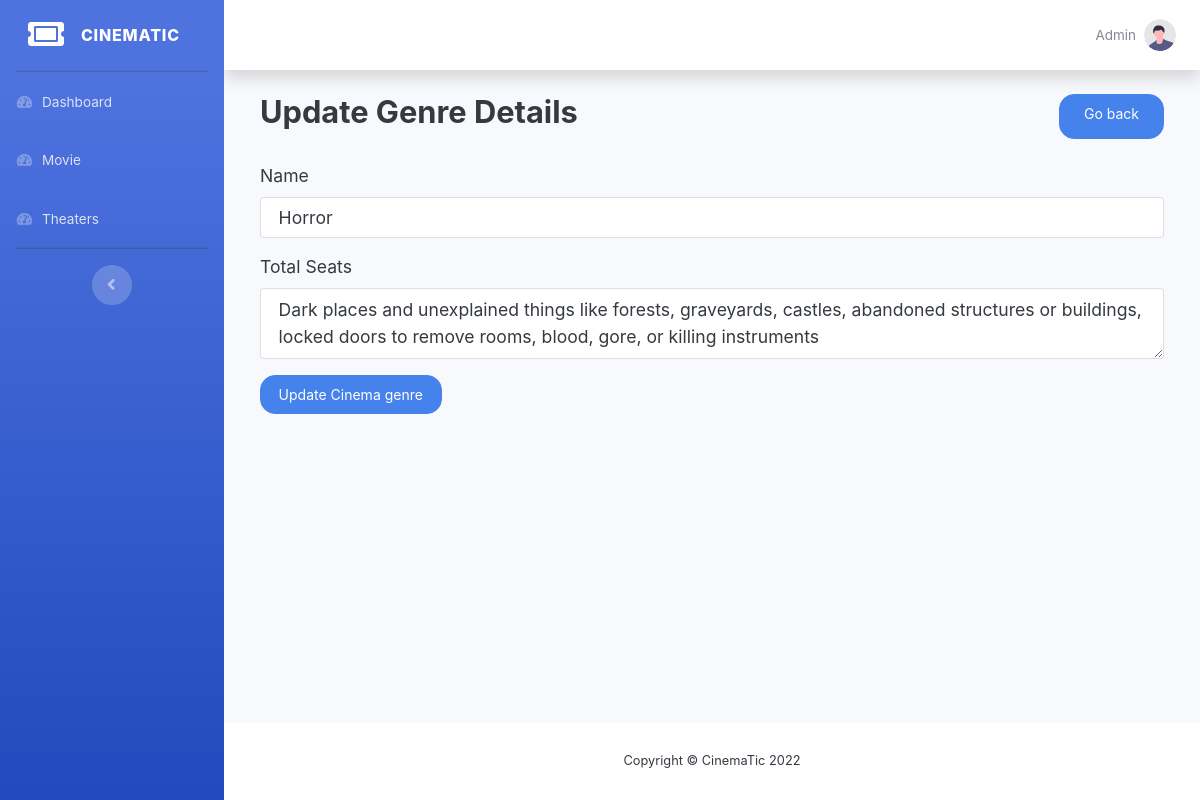
Before: /admin/genre/edit.php?id=1 (signed in) with the older database file.
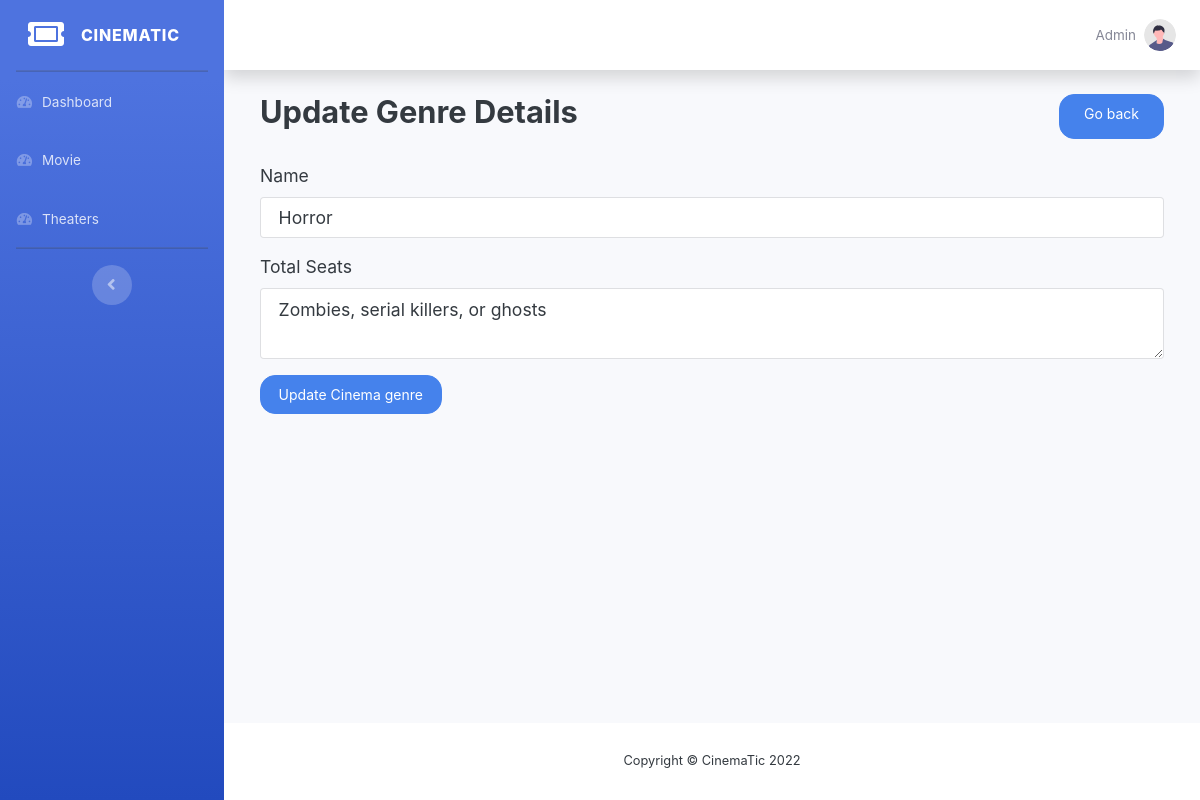
After: the same page with the newer database file.
### tables this page shows
CREATE TABLE `genre` (
  `id` int(11) NOT NULL,
  `name` varchar(30) NOT NULL,
  `description` text NOT NULL
);

### functions/db.php (called while the page is built, shortened)
<?php
function pdo()
{
    $dbhost = "localhost";
    $dbname = "mtbs";
    $dbuser = "root";
    $dbpass = "";
    $options = [
        PDO::ATTR_DEFAULT_FETCH_MODE => PDO::FETCH_ASSOC
    ];
    $dsn = "mysql:host=" . $dbhost . ";dbname=" . $dbname;
    try {
        $pdo = new PDO($dsn, $dbuser, $dbpass, $options);
    } catch (PDOException $e) {
        die("Cannot Connect to Database: " . $e->getMessage());
    }
    return $pdo;
}
function request($key)
{
    return $_REQUEST[$key] ?? null;
}
function where($table, $col, $opr, $val, $all = true)
{
    $pdo = pdo();
    $stmt = $pdo->prepare("SELECT * FROM $table WHERE $col $opr ?");
    $stmt->execute([$val]);
    return $stmt->fetch();
}

### admin/genre/edit.php (the view, shortened to what this page needs)
<?php
$id = request('id');
$result = where('genre', 'id', '=', $id, false);
include  __DIR__ . "/../components/header.php";
include  __DIR__ . "/../components/sidebar.php";
?>
<div class="container-fluid">
    <div class="d-flex m-4 justify-content-between mb-4">
        <h3>Update Genre Details</h3>
        <a href="./index.php" class="btn btn-primary px-4">Go back</a>
    </div>
    <form class="m-4" method="POST" action="update.php?id=<?php echo $id; ?>">
        <div class="form-group">
            <label for="movieName">Name</label>
            <input name="name" type="text" class="form-control" id="movieName" value="<?php echo $result['name']; ?>" placeholder="QFX Jalma">
        </div>
        <div class="form-group">
            <label for="total_seats">Total Seats</label>
            <textarea name="description" type="number" class="form-control" id="total_seats"><?php echo $result['description']; ?></textarea>
        </div>
        <button type="submit" class="btn btn-primary">Update Cinema genre</button>
    </form>
</div>
</div>
<?php require_once "../components/footer.php"; ?>

Changed rows visible on the page:
changed genre "Horror": description "Dark places and unexplained things like forests, graveyards, castles, abandoned structures or buildings, locked doors to remove rooms, blood, gore, or killing instruments" → "Zombies, serial killers, or ghosts"
